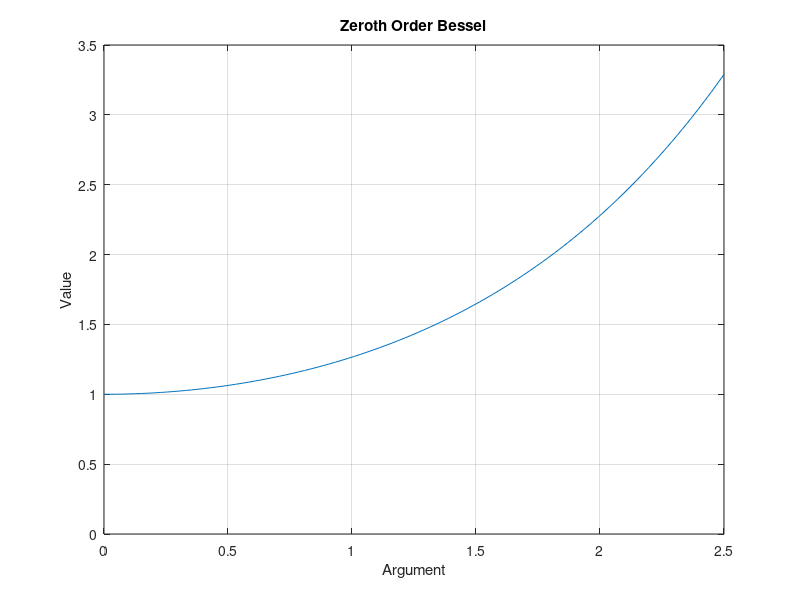

Source code (MATLAB):

span = 2.5; npts = 100;
x = linspace(0,span,npts); % creates npts values in the interval [0,span]
y = besseli(0,x); % evaluates Bessell of order 0, at x values
plot(x,y); % plot results
X = linspace(0,span,npts);
ylim('manual')
ylim([0,3.5])
grid on
title('Zeroth Order Bessel')
xlabel('Argument')
ylabel('Value')